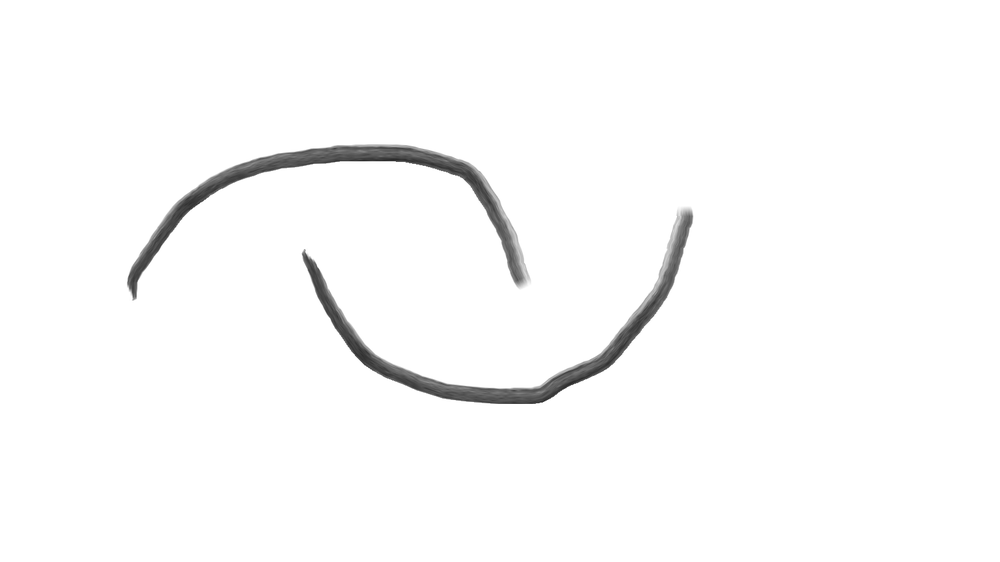
#> input picture examples/drawings_points/drawings/2hc.png, 1000 x 562 px, shrunk from 1536 x 864 before the run
$ jupyter execute convert_drawing_to_points.ipynb
#> lines starting #> are read from the running program, lines starting #| are printed output that depends on the picture; after the words box and inside, x2 and y2 are one past the last pixel; in counts of white or black regions, pixels touching at a corner belong together
# Convert drawing to points as a numpy array

[cell 1]
import numpy as np
from PIL import Image
from pathlib import Path
from matplotlib import pyplot as plt
import matplotlib.colors as mcolors

## Definitions

[cell 2]
dir_name = Path('drawings_points') / 'drawings'
# image_name = 'point_draw_mountain_1.png'
image_name = '2hc.png'
img_path = dir_name / image_name
num_of_points_to_sample = 100

## Algorithm

[cell 3]
def draw_to_points(img_path, num_of_points_to_sample):
    # load the image
#> called with num_of_points_to_sample = 100
    img = Image.open(img_path)
#> img is the input picture: PIL image 1000x562 RGBA; mean R, G, B, A 250.4, 250.4, 250.4, 255
    # convert to grayscale
    img = img.convert('L')
#> img: PIL image 1000x562 L
    # convert to numpy array
    img_array = np.asarray(img)
    # normalize the image
    img_array = img_array - img_array.min()
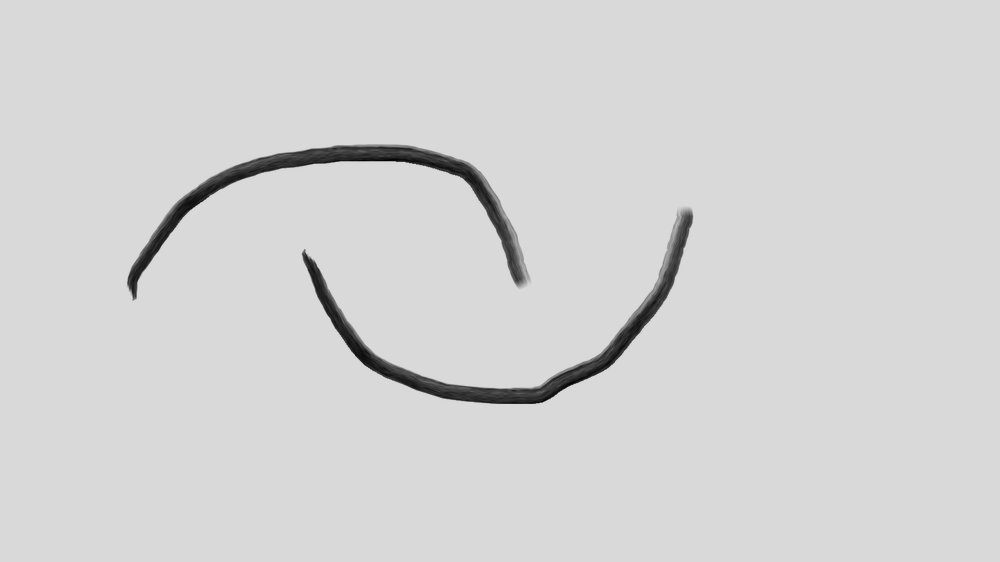
#> img_array: shape (562, 1000); min 0, max 217, mean 212.4
    img_array = img_array / img_array.max()
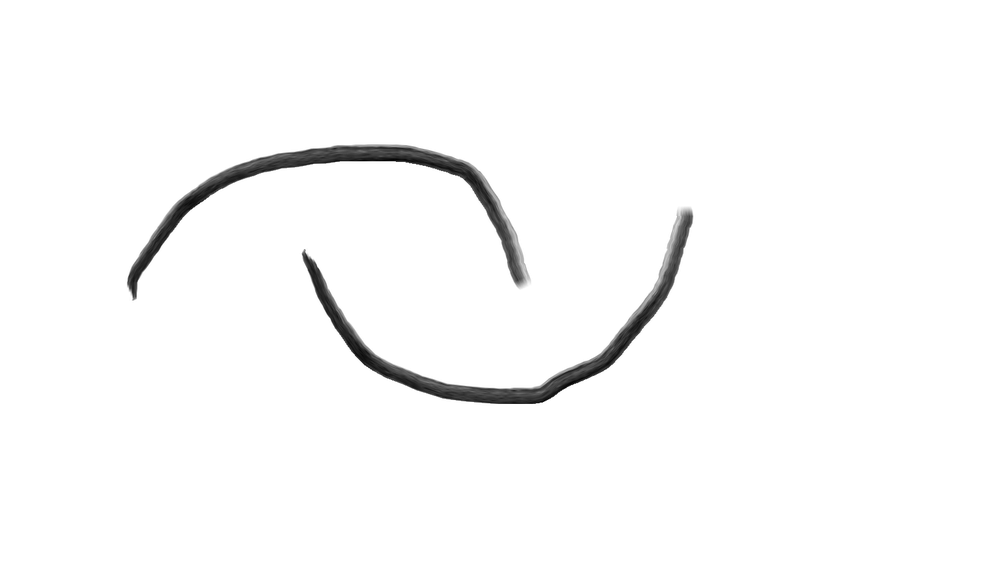
#> img_array: shape (562, 1000) float64; min 0, max 1, mean 0.979
    # # reverse black and white
    img_array = 1 - img_array
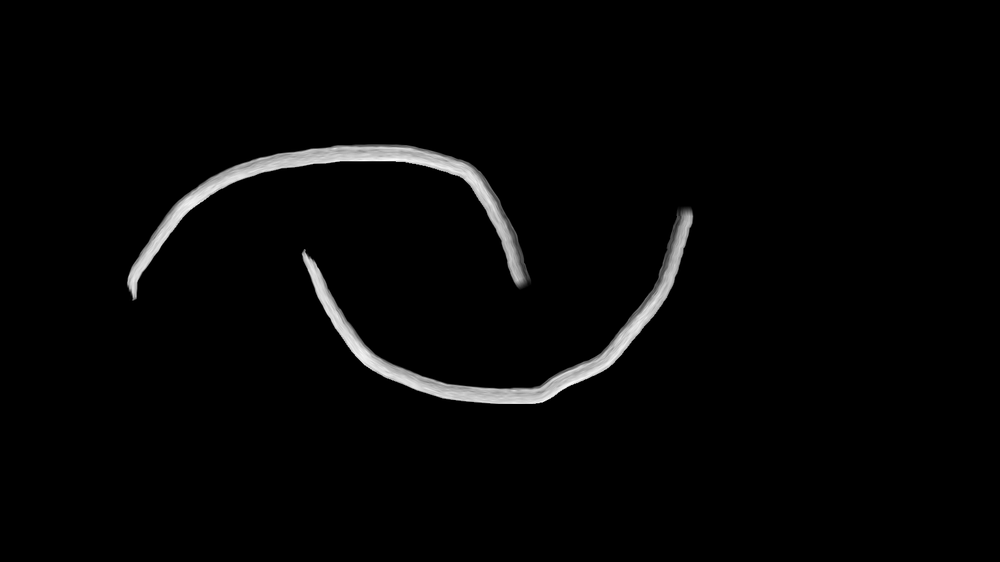
#> img_array: shape (562, 1000) float64; min 0, max 1, mean 0.0211
    pixel_probability = img_array.flatten() / img_array.sum()

    # sampler
    points_chosen = np.random.choice(img_array.size, size=num_of_points_to_sample, p=pixel_probability)
#> points_chosen = 100 values, max 401488 at index 52, min 146373 at index 99, mean 261095.4
    points_img = [indx in points_chosen for indx in range(img_array.shape[0] * img_array.shape[1])]
#> points_img = 562000 items
    points_img = np.array(points_img).reshape(img_array.shape)
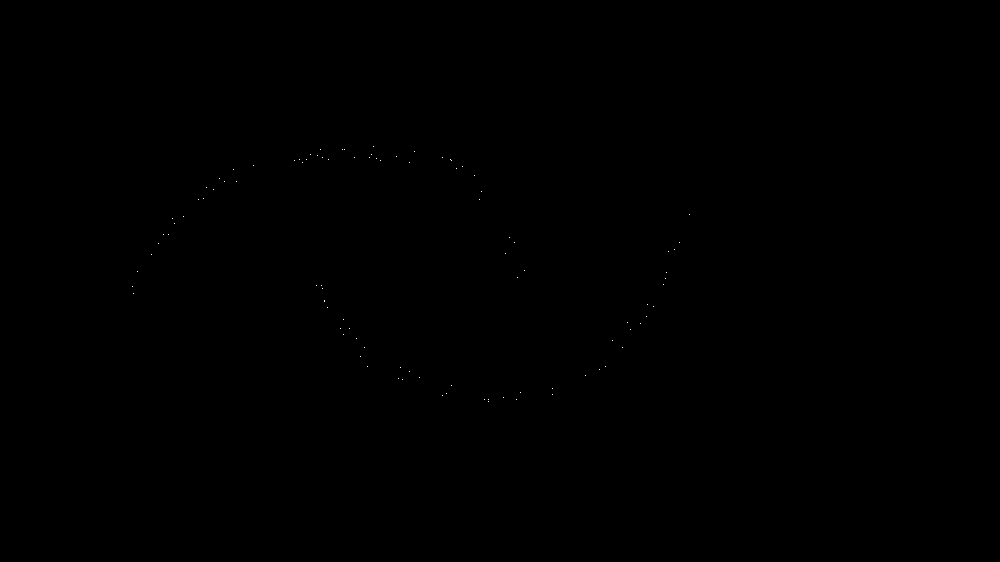
#> points_img: shape (562, 1000) bool; 0.02% white in thin lines or dots, all inside (x1, y1, x2, y2) = (132, 146, 690, 402)


    y, x = np.where(points_img)
#> y = 100 values from 146 to 401; x = 100 values, max 689 at index 37, min 132 at index 59, mean 405.4
    res_points = np.stack((x, -y), axis=1)
#> res_points = 100 pairs, first value 132 to 689, second value -401 to -146
    res_points = res_points - res_points.min(axis=0)
#> res_points = 100 pairs, first value 0 to 557, second value 0 to 255
    res_points = res_points / (res_points.max(axis=0)).max()
#> res_points = 100 pairs, first value 0 to 1, second value 0 to 0.458
    # center the points
    res_points = res_points - res_points.mean(axis=0)
#> res_points = 100 pairs, first value -0.491 to 0.509, second value -0.252 to 0.206

    np.random.shuffle(res_points)
    return res_points

## Create the points

[cell 4]
res_points = draw_to_points(img_path, num_of_points_to_sample)

## Show the resulting points

[cell 5]
img = Image.open(img_path)
plt.imshow(img)
plt.show()
plt.scatter(res_points[:,0], res_points[:,1], s=20, c='aqua' , marker='o')
plt.show()
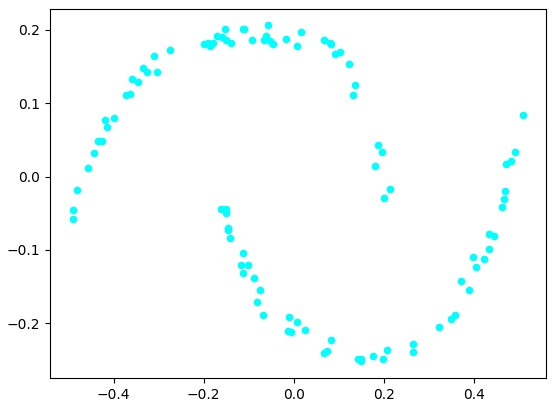
#> figure drawn by matplotlib, 1 panel
